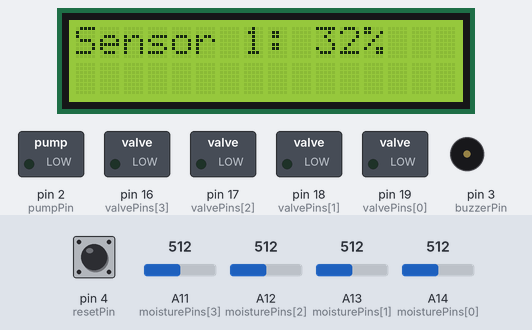
Recording of a sketch running on a simulated Arduino Mega 2560, built with avr-gcc and run on an emulated ATmega2560. On the bench: 16×2 character LCD, switched loads named in the sketch (green lamp = pin HIGH), buzzer (waves = sounding, pin HIGH). The test bench sets the inputs (shaded band); at power-on: A14 (moisturePins[0]) = 512, A13 (moisturePins[1]) = 512, pin 4 (resetPin) HIGH, A11 (moisturePins[3]) = 512, A12 (moisturePins[2]) = 512.

Above: at 3.2 s.
3.3 s: A14 (moisturePins[0]) set to 542
At 6.4 s:
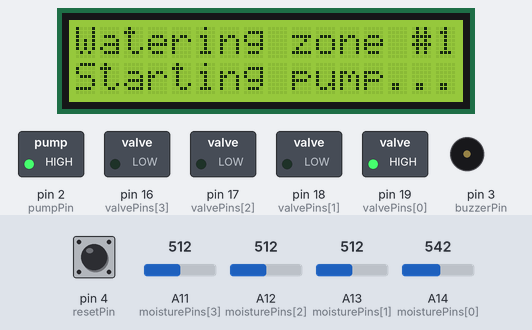
At 13.5 s:
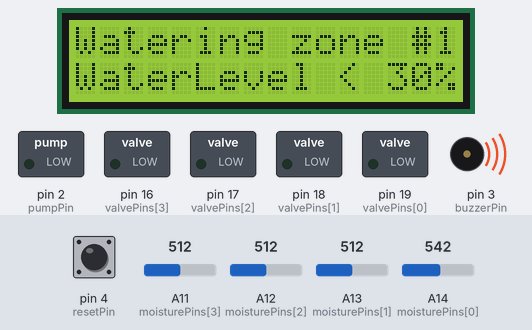
16.6 s: A13 (moisturePins[1]) set to 459
At 20.6 s:
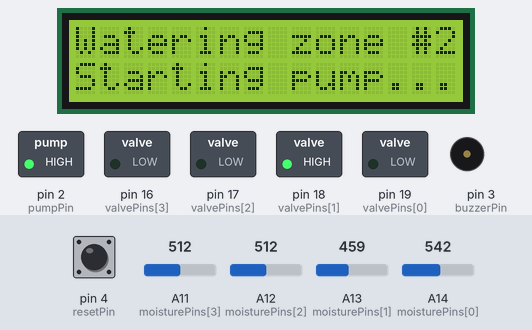
29.4 s: A13 (moisturePins[1]) set to 431
52.9 s: A14 (moisturePins[0]) set to 511
At 55.3 s:
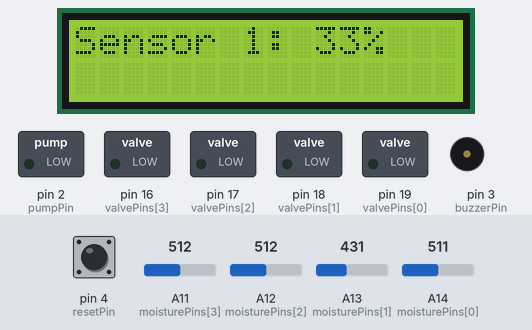
55.9 s: A14 (moisturePins[0]) set to 423
68.7 s: A14 (moisturePins[0]) set to 389
Timing chart, 0 to 76.0 s (numbered marks = the images above; inputs shaded):
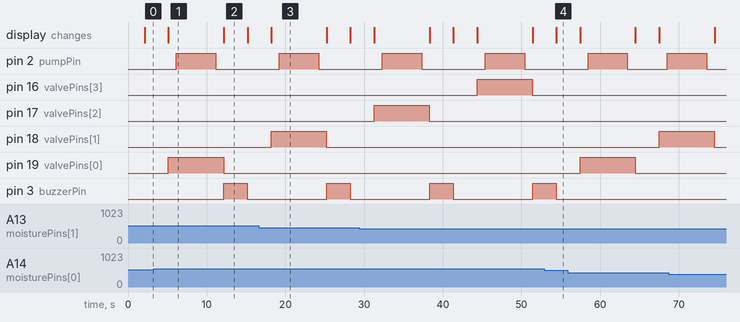

The sketch:

Polivator.ino
```cpp
#include <Wire.h>
#include <LiquidCrystal_I2C.h>


// Инициализация объекта для работы с дисплеем
LiquidCrystal_I2C lcd(0x3F, 16, 2);

// Пины, к которым подключены датчики влажности почвы
int moisturePins[] = {A14, A13, A12, A11};

// Пины, к которым подключены клапаны
int valvePins[] = {19, 18, 17, 16};

int VALUE_1[] = {640, 550, 540, 540, 520, 500, 630, 480};
int VALUE_2[] = {250, 210, 190, 190, 230, 210, 250, 180};

// Пин, к которому подключена помпа
int pumpPin = 2;

// Пин, к которому подключен зумер
int buzzerPin = 3;

// Пин, к которому подключена кнопка сброса звукового сигнала
int resetPin = 4;

// Массив для хранения состояний клапанов
bool valveStates[8];

// Массив для хранения состояний зумера
bool buzzerState[15];

// Функция для получения номера датчика влажности по его пину
int getMoistureSensorIndex(int pin) {
  for (int i = 0; i < 4; i++) {
    if (moisturePins[i] == pin) {
      return i;
    }
  }
  return -1;
}

// Функция для получения номера клапана по номеру датчика влажности
int getValveIndex(int sensorIndex) {
  return sensorIndex;
}

void setup() {
  // Инициализация дисплея
  lcd.init();
  lcd.backlight();
  lcd.setCursor(0, 0);      // Вывод информации на дисплей
  lcd.print("Moisture System ");
  lcd.setCursor(0, 1);
  lcd.print("by Goroz");
  delay(2000);

  // Инициализация пинов клапанов
  for (int i = 0; i < 4; i++) {
    pinMode(valvePins[i], OUTPUT);
    valveStates[i] = false;
  }

  // Инициализация пина помпы
  pinMode(pumpPin, OUTPUT);

  // Инициализация пина зумера
  pinMode(buzzerPin, OUTPUT);


  // Инициализация пина кнопки сброса звукового сигнала
   pinMode(resetPin, INPUT_PULLUP);

  // Закрытие всех клапанов
  for (int i = 0; i < 4; i++) {
    digitalWrite(valvePins[i], LOW);
  }

  // Очистка дисплея
  lcd.clear();
}

void loop() {
  // Цикл для чтения данных с датчиков влажности почвы
  for (int i = 0; i < 4; i++) {
    int moistureLevel = analogRead(moisturePins[i]);
    int valveIndex = getValveIndex(i);
    int moisturePercent = map(moistureLevel, VALUE_1[i], VALUE_2[i], 0, 100);

    // Вывод данных на дисплей
    lcd.clear();
    lcd.setCursor(0, 0);
    lcd.print("Sensor ");
    lcd.print(i + 1);
    lcd.print(": ");
    lcd.print(moisturePercent);
    lcd.print("%");
    delay(3000);

    // Проверка уровня влажности и запуск полива, если необходимо


      // Отображение сообщения об окончании полива на дисплее
      //lcd.setCursor(0, 1);
      //lcd.print("Watering done    ");

      // Запись состояния клапана
      valveStates[valveIndex] = true;

    // Проверка состояния клапана
    if (valveStates[valveIndex]) {
        int moistureLevel = analogRead(moisturePins[i]);
        int moisturePercent = map(moistureLevel, VALUE_1[i], VALUE_2[i], 0, 100);
          if (moisturePercent < 35 && !valveStates[valveIndex]) {
      // Отображение сообщения о начале полива на дисплее
      lcd.clear();
      lcd.setCursor(0, 0);
      lcd.print("Watering zone #");
      lcd.print(valveIndex + 1);
      lcd.print("...");
      lcd.setCursor(0, 1);
      lcd.print("Starting pump...");
      digitalWrite(valvePins[i], HIGH);
      delay(1000);
  // Вывод сообщения о запуске помпы

      // Включение помпы на 5 секунд
      digitalWrite(pumpPin, HIGH);
      delay(5000);
      digitalWrite(pumpPin, LOW);
      delay(1000);
      digitalWrite(valvePins[i], LOW);

      // Проверка прошло ли 5 минут после полива
        if (millis() % 300000 == 0) {
        int moistureLevel = analogRead(moisturePins[i]);
        int moisturePercent = map(moistureLevel, VALUE_1[i], VALUE_2[i], 0, 100);

                // Проверка уровня влажности
        }
          } else if (moisturePercent < 60) {
      lcd.clear();
      lcd.setCursor(0, 0);
      lcd.print("Watering zone #");
      lcd.print(valveIndex + 1);
       lcd.setCursor(0, 1);
      lcd.print("Starting pump...");
      digitalWrite(valvePins[i], HIGH);
      delay(1000);
  // Вывод сообщения о запуске помпы

      // Включение помпы на 5 секунд
      digitalWrite(pumpPin, HIGH);
      delay(5000);
      digitalWrite(pumpPin, LOW);
      delay(1000);
      digitalWrite(valvePins[i], LOW);

                // Запись состояния клапана
          valveStates[valveIndex] = true;
      }

      if (moisturePercent < 30) {
          int moistureLevel = analogRead(moisturePins[i]);
        int moisturePercent = map(moistureLevel, VALUE_1[i], VALUE_2[i], 0, 100);
      lcd.clear();
      lcd.setCursor(0, 0);
      lcd.print("Watering zone #");
      lcd.print(valveIndex + 1);
      lcd.setCursor(0, 1);
      lcd.print("WaterLevel < 30%");

      // Включение зумера для оповещения
      digitalWrite(buzzerPin, HIGH);
      delay(3000);
      digitalWrite(buzzerPin, LOW);
      buzzerState[valveIndex] = true;
      }
    }

    // Проверка состояния зумера и кнопки сброса звукового сигнала
    if (buzzerState[valveIndex]) {
      if (digitalRead(resetPin) == LOW) {
        digitalWrite(buzzerPin, LOW);
        buzzerState[valveIndex] = false;
      }
    }
  }
}
```

Measured:
- the behaviour switches between 523 and 524 on A14 (moisturePins[0]) (found by bisection; images 0 and 1)
- after the input at 3.3 s, pin 2 (pumpPin): goes on until 11.1 s, then stays LOW; pin 18 (valvePins[1]): stays LOW (without the input it goes to HIGH after 11.9 s); pin 3 (buzzerPin): LOW → HIGH after 8.9 s, → LOW 3.0 s later
- after the input at 52.9 s, the display: changes after 1.5 s (image 4)
- what the display in image 1 shows lasts 7.1 s, from 5.1 s to 12.2 s
- what the display in image 2 shows lasts 3.0 s, from 12.2 s to 15.2 s
